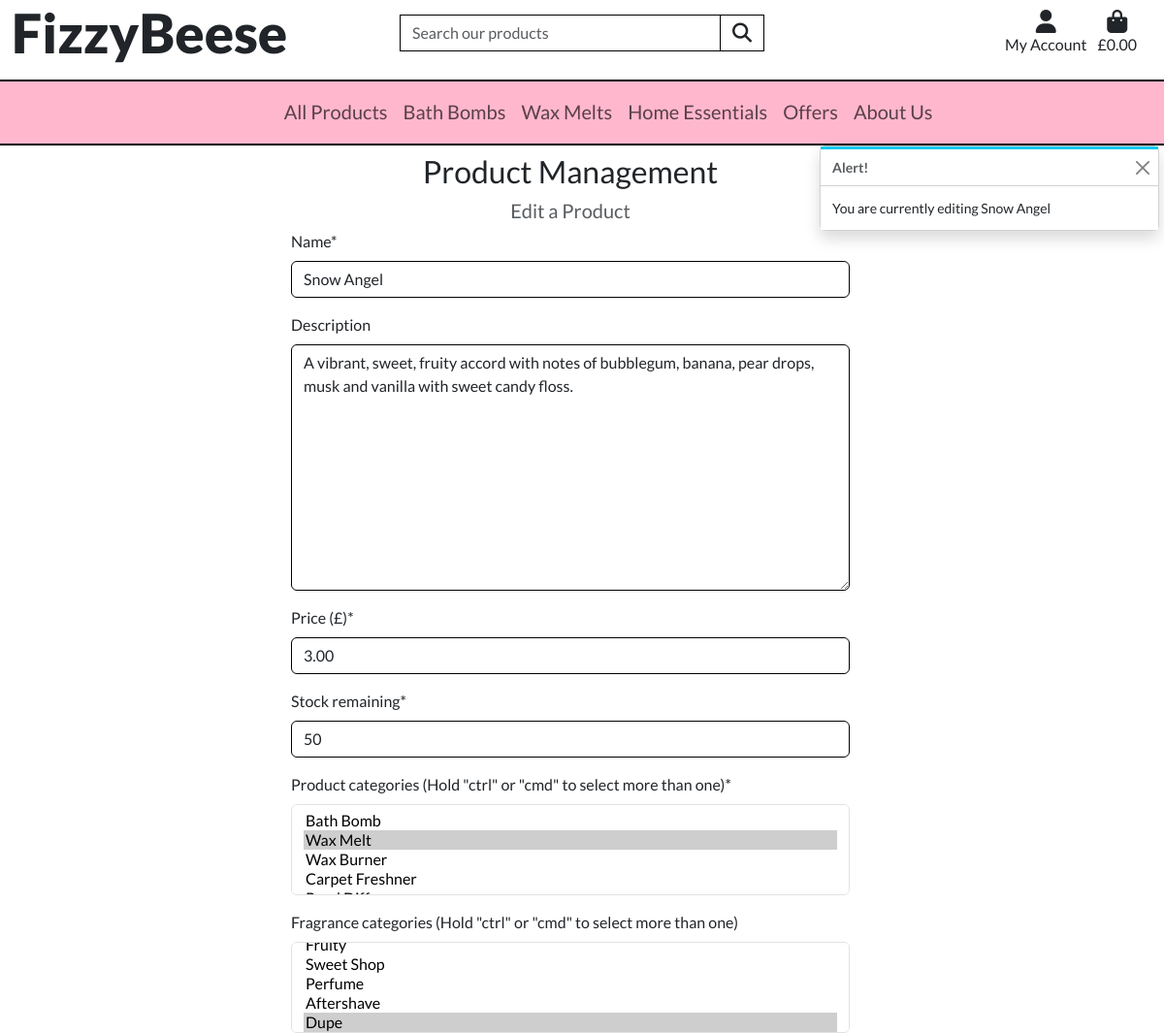
/products/edit/3/ (signed in, upper part), run on an earlier commit of the app's database.
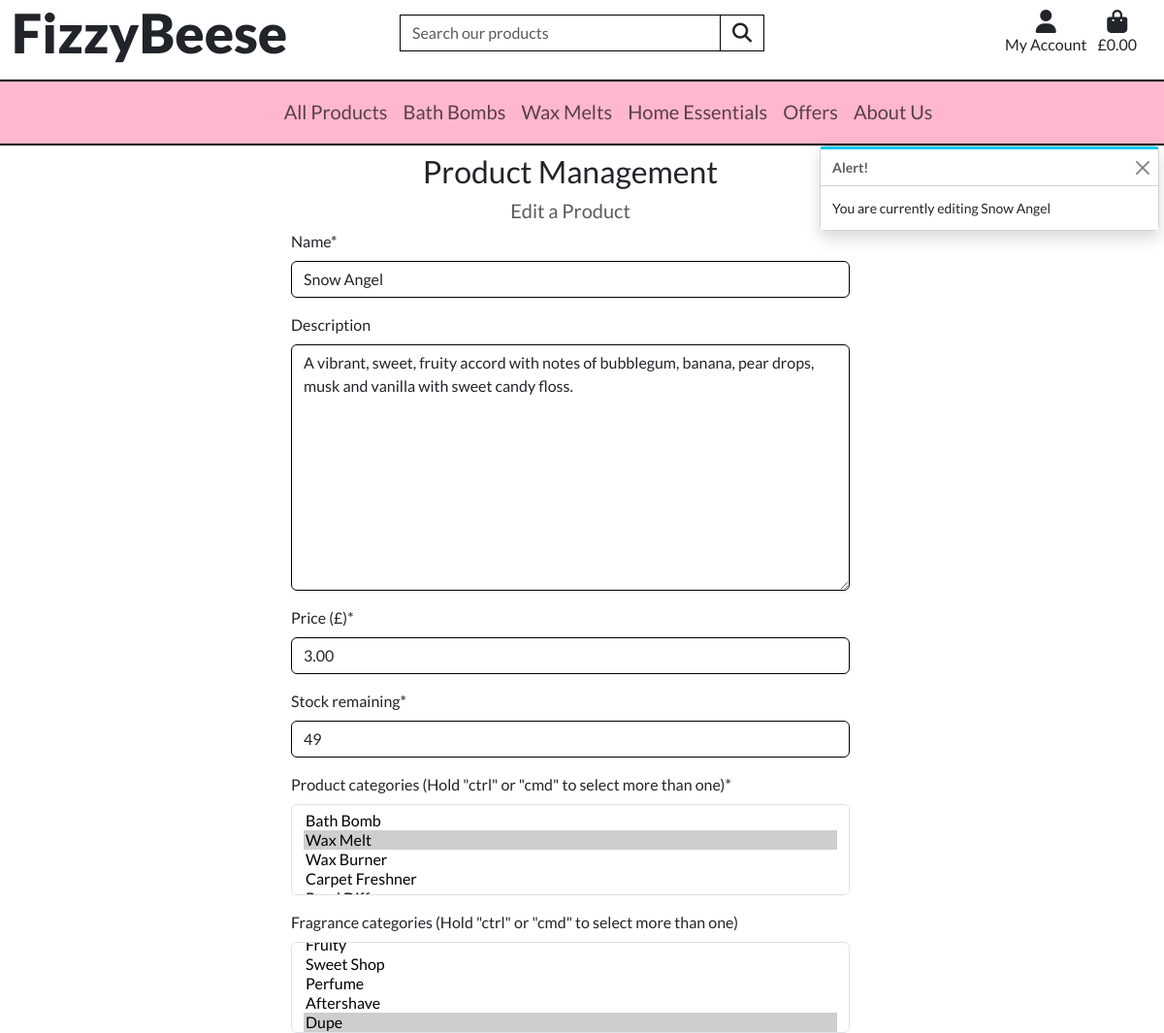
And on a later commit of the database.
### products/models.py (models this page shows, shortened)
class Product(models.Model):
    name = models.CharField(max_length=254, unique=True)
    description = models.TextField(null=True, blank=True)
    price = models.DecimalField(max_digits=5, decimal_places=2)
    stock_remaining = models.IntegerField(null=False)
    product_categories = models.ManyToManyField(ProductCategory)  # Links to ProductCategory
    fragrance_categories = models.ManyToManyField(FragranceCategory, blank=True)  # Links to FragranceCategory
    weight = models.IntegerField()
    sale_price = models.DecimalField(max_digits=5, decimal_places=2, null=True, blank=True)
    is_clearance = models.BooleanField()
    is_featured = models.BooleanField()
    is_hidden = models.BooleanField()
    image = models.ImageField(null=True, blank=True)
    label_image = models.ImageField(null=True, blank=True)
    uploaded_on = models.DateTimeField()

### products/views.py (the view)
# urls.py: path('edit/<int:product_id>/', views.edit_product, name='edit_product'),
@login_required
def edit_product(request, product_id):
    if not request.user.is_superuser:
        messages.error(request, 'Sorry, only store owners can do that!')
        return redirect(reverse('home'))
    product = get_object_or_404(Product, pk=product_id)
    if request.method == 'POST':
        form = ProductForm(request.POST, request.FILES, instance=product)
        if form.is_valid():
            form.save()
            messages.success(request, 'Successfully updated product!')
            return redirect(reverse('product_detail', args=[product.id]))
        else:
            messages.error(request, 'Failed to update please ensure the form is valid.')
    else:
        form = ProductForm(instance=product)
        messages.info(request, f'You are currently editing {product.name}')
    template = 'products/edit_product.html'
    context = {
        'form': form,
        'product': product,
    }
    return render(request, template, context)

### bag/contexts.py (called while the page is built, shortened)
def bag_contents(request):
    bag_items = []
    total = 0
    product_count = 0
    total_weight = 0
    bag = request.session.get('bag', {})
    if total < settings.FREE_DELIVERY_THRESHOLD:
        if product_count == 0:
            delivery = 0
        free_delivery_delta = settings.FREE_DELIVERY_THRESHOLD - total
    else:
        delivery = 0
        free_delivery_delta = 0
    grand_total = delivery + total
    context = {
        'bag_items': bag_items,
        'total': total,
        'product_count': product_count,
        'total_weight': total_weight,
        'delivery': delivery,
        'free_delivery_delta': free_delivery_delta,
        'free_delivery_threshold': settings.FREE_DELIVERY_THRESHOLD,
        'grand_total': grand_total,
    }
    return context

### home/contexts.py (called while the page is built)
def offers(model):
    clearance_products = Product.objects.filter(is_clearance=True)
    sale_products = Product.objects.filter(sale_price=True)
    context = {
        'clearance_products': clearance_products,
        'sale_products': sale_products,
    }
    return context

### products/models.py (called while the page is built)
    def get_friendly_name(self):
        return self.friendly_name

### products/templates/products/edit_product.html (shortened to what this page needs)
{% extends 'base.html' %}
{% load static %}
{% load bag_tools %}
{% block extra_css %}
<link rel="stylesheet" href="{% static 'checkout/css/checkout.css' %}">
{% endblock %}
{% block content %}
    <div class="row justify-content-center mw-100">
        <div class="col-12">
            <h2 class="text-center mt-2">Product Management</h2>
            <h5 class="text-muted text-center">Edit a Product</h5>
        </div>
        <div class="col-10 col-lg-6">
            <form method="POST" action="{% url 'edit_product' product.id %}" class="form mb-2" enctype="multipart/form-data">
                {% for field in form %}
                    {% if field.name != 'image' and field.name != 'label_image' %}
                        {{ field | as_crispy_field }}
                    {% else %}
                        {{ field }}
                    {% endif %}
                {% endfor %}
            </form>
        </div>
    </div>
{% endblock %}

What changed in the data, as far as the page shows it:
changed Product "Snow Angel": stock_remaining "50" → "49"
